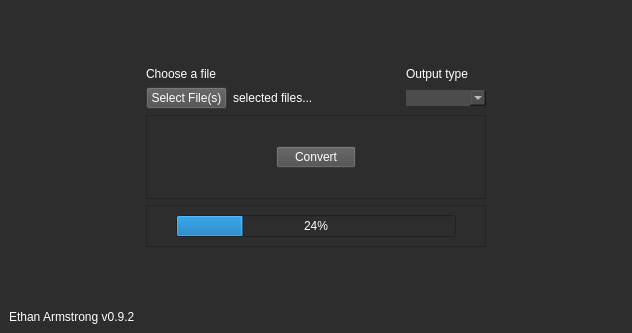
<?xml version="1.0" encoding="UTF-8"?>
<ui version="4.0">
 <class>MainWindow</class>
 <widget class="QMainWindow" name="MainWindow">
  <property name="enabled">
   <bool>true</bool>
  </property>
  <property name="geometry">
   <rect>
    <x>0</x>
    <y>0</y>
    <width>632</width>
    <height>333</height>
   </rect>
  </property>
  <property name="sizePolicy">
   <sizepolicy hsizetype="Preferred" vsizetype="Preferred">
    <horstretch>0</horstretch>
    <verstretch>0</verstretch>
   </sizepolicy>
  </property>
  <property name="windowTitle">
   <string>Image Converter</string>
  </property>
  <property name="windowOpacity">
   <double>1.000000000000000</double>
  </property>
  <property name="styleSheet">
   <string notr="true">background-color: #2D2D2D;
color: rgb(255, 255, 255);</string>
  </property>
  <widget class="QWidget" name="centralwidget">
   <layout class="QGridLayout" name="gridLayout">
    <item row="1" column="0" alignment="Qt::AlignHCenter|Qt::AlignVCenter">
     <widget class="QFrame" name="frame">
      <property name="styleSheet">
       <string notr="true"/>
      </property>
      <property name="frameShape">
       <enum>QFrame::NoFrame</enum>
      </property>
      <property name="frameShadow">
       <enum>QFrame::Raised</enum>
      </property>
      <layout class="QGridLayout" name="gridLayout_2">
       <item row="0" column="0">
        <widget class="QLabel" name="label">
         <property name="text">
          <string>Choose a file</string>
         </property>
        </widget>
       </item>
       <item row="0" column="3">
        <widget class="QLabel" name="label_2">
         <property name="text">
          <string>Output type</string>
         </property>
        </widget>
       </item>
       <item row="14" column="0" colspan="4">
        <widget class="QFrame" name="frame_2">
         <property name="minimumSize">
          <size>
           <width>0</width>
           <height>42</height>
          </size>
         </property>
         <property name="frameShape">
          <enum>QFrame::StyledPanel</enum>
         </property>
         <property name="frameShadow">
          <enum>QFrame::Raised</enum>
         </property>
         <layout class="QGridLayout" name="gridLayout_3">
          <item row="2" column="1">
           <widget class="QProgressBar" name="progressBar">
            <property name="minimumSize">
             <size>
              <width>0</width>
              <height>21</height>
             </size>
            </property>
            <property name="maximumSize">
             <size>
              <width>16777215</width>
              <height>16777215</height>
             </size>
            </property>
            <property name="styleSheet">
             <string notr="true">QProgressBar {
background-color: #4C4C4C;
border: 0px;
}

QProgressBar::chunk {
background: #294b93;
};

</string>
            </property>
            <property name="value">
             <number>24</number>
            </property>
            <property name="alignment">
             <set>Qt::AlignCenter</set>
            </property>
           </widget>
          </item>
          <item row="2" column="2">
           <spacer name="horizontalSpacer_5">
            <property name="orientation">
             <enum>Qt::Horizontal</enum>
            </property>
            <property name="sizeType">
             <enum>QSizePolicy::Preferred</enum>
            </property>
            <property name="sizeHint" stdset="0">
             <size>
              <width>20</width>
              <height>20</height>
             </size>
            </property>
           </spacer>
          </item>
          <item row="2" column="0">
           <spacer name="horizontalSpacer_6">
            <property name="orientation">
             <enum>Qt::Horizontal</enum>
            </property>
            <property name="sizeType">
             <enum>QSizePolicy::Preferred</enum>
            </property>
            <property name="sizeHint" stdset="0">
             <size>
              <width>20</width>
              <height>20</height>
             </size>
            </property>
           </spacer>
          </item>
         </layout>
        </widget>
       </item>
       <item row="1" column="1">
        <widget class="QLabel" name="selected">
         <property name="text">
          <string>selected files...</string>
         </property>
         <property name="scaledContents">
          <bool>false</bool>
         </property>
         <property name="alignment">
          <set>Qt::AlignLeading|Qt::AlignLeft|Qt::AlignVCenter</set>
         </property>
         <property name="margin">
          <number>0</number>
         </property>
        </widget>
       </item>
       <item row="1" column="0">
        <widget class="QPushButton" name="fileSelect">
         <property name="toolTip">
          <string>select files to convert</string>
         </property>
         <property name="styleSheet">
          <string notr="true">background-color: #4C4C4C;</string>
         </property>
         <property name="text">
          <string>Select File(s)</string>
         </property>
         <property name="autoDefault">
          <bool>false</bool>
         </property>
        </widget>
       </item>
       <item row="1" column="3">
        <widget class="QComboBox" name="outputType">
         <property name="minimumSize">
          <size>
           <width>80</width>
           <height>0</height>
          </size>
         </property>
         <property name="maximumSize">
          <size>
           <width>120</width>
           <height>16777215</height>
          </size>
         </property>
         <property name="baseSize">
          <size>
           <width>120</width>
           <height>0</height>
          </size>
         </property>
         <property name="styleSheet">
          <string notr="true">background-color: #4C4C4C;
border: 0px</string>
         </property>
        </widget>
       </item>
       <item row="12" column="0" colspan="4">
        <widget class="QFrame" name="frame_5">
         <property name="minimumSize">
          <size>
           <width>0</width>
           <height>84</height>
          </size>
         </property>
         <property name="frameShape">
          <enum>QFrame::StyledPanel</enum>
         </property>
         <property name="frameShadow">
          <enum>QFrame::Raised</enum>
         </property>
         <layout class="QGridLayout" name="gridLayout_6">
          <item row="1" column="2">
           <spacer name="horizontalSpacer_4">
            <property name="orientation">
             <enum>Qt::Horizontal</enum>
            </property>
            <property name="sizeType">
             <enum>QSizePolicy::Fixed</enum>
            </property>
            <property name="sizeHint" stdset="0">
             <size>
              <width>120</width>
              <height>20</height>
             </size>
            </property>
           </spacer>
          </item>
          <item row="1" column="0">
           <spacer name="horizontalSpacer_3">
            <property name="orientation">
             <enum>Qt::Horizontal</enum>
            </property>
            <property name="sizeType">
             <enum>QSizePolicy::Fixed</enum>
            </property>
            <property name="sizeHint" stdset="0">
             <size>
              <width>120</width>
              <height>20</height>
             </size>
            </property>
           </spacer>
          </item>
          <item row="1" column="1">
           <widget class="QPushButton" name="convert">
            <property name="sizePolicy">
             <sizepolicy hsizetype="Fixed" vsizetype="Fixed">
              <horstretch>0</horstretch>
              <verstretch>0</verstretch>
             </sizepolicy>
            </property>
            <property name="minimumSize">
             <size>
              <width>0</width>
              <height>0</height>
             </size>
            </property>
            <property name="styleSheet">
             <string notr="true">background-color: #4C4C4C;</string>
            </property>
            <property name="text">
             <string>Convert</string>
            </property>
           </widget>
          </item>
         </layout>
        </widget>
       </item>
      </layout>
     </widget>
    </item>
    <item row="0" column="0">
     <spacer name="verticalSpacer_2">
      <property name="orientation">
       <enum>Qt::Vertical</enum>
      </property>
      <property name="sizeHint" stdset="0">
       <size>
        <width>20</width>
        <height>40</height>
       </size>
      </property>
     </spacer>
    </item>
    <item row="2" column="0">
     <spacer name="verticalSpacer">
      <property name="orientation">
       <enum>Qt::Vertical</enum>
      </property>
      <property name="sizeHint" stdset="0">
       <size>
        <width>20</width>
        <height>40</height>
       </size>
      </property>
     </spacer>
    </item>
    <item row="3" column="0">
     <widget class="QLabel" name="label_3">
      <property name="text">
       <string>Ethan Armstrong v0.9.2</string>
      </property>
     </widget>
    </item>
   </layout>
  </widget>
  <action name="actionPreferences">
   <property name="text">
    <string>Preferences</string>
   </property>
  </action>
  <action name="actionAbout">
   <property name="text">
    <string>About</string>
   </property>
  </action>
 </widget>
 <resources/>
 <connections/>
</ui>
